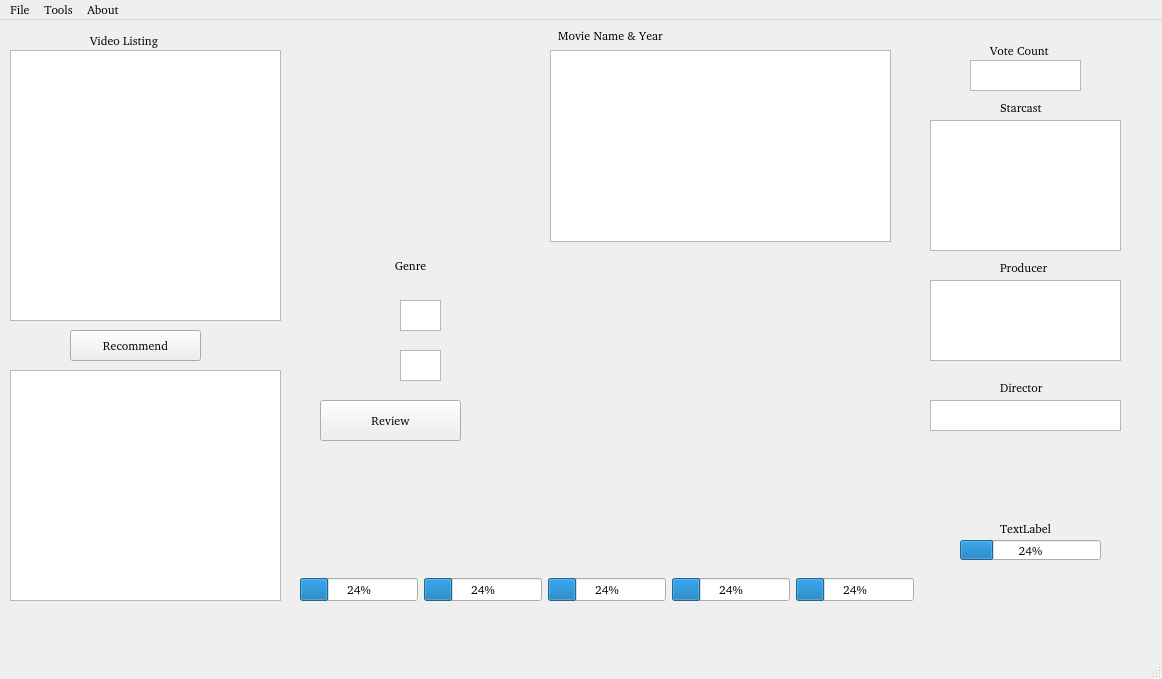
<?xml version="1.0" encoding="UTF-8"?>
<ui version="4.0">
 <class>MainWindow</class>
 <widget class="QMainWindow" name="MainWindow">
  <property name="geometry">
   <rect>
    <x>0</x>
    <y>0</y>
    <width>1162</width>
    <height>679</height>
   </rect>
  </property>
  <property name="font">
   <font>
    <family>Droid Sans [unknown]</family>
   </font>
  </property>
  <property name="windowTitle">
   <string>MainWindow</string>
  </property>
  <widget class="QWidget" name="centralwidget">
   <widget class="QLabel" name="label">
    <property name="geometry">
     <rect>
      <x>90</x>
      <y>0</y>
      <width>91</width>
      <height>41</height>
     </rect>
    </property>
    <property name="styleSheet">
     <string notr="true">QLabel{
rgb(131, 131, 131);
font: 11pt &quot;Serif&quot;;}</string>
    </property>
    <property name="text">
     <string>Video Listing</string>
    </property>
    <property name="textFormat">
     <enum>Qt::RichText</enum>
    </property>
   </widget>
   <widget class="QLabel" name="labelMov">
    <property name="geometry">
     <rect>
      <x>420</x>
      <y>0</y>
      <width>381</width>
      <height>31</height>
     </rect>
    </property>
    <property name="baseSize">
     <size>
      <width>0</width>
      <height>0</height>
     </size>
    </property>
    <property name="text">
     <string>Movie Name &amp; Year</string>
    </property>
    <property name="textFormat">
     <enum>Qt::RichText</enum>
    </property>
    <property name="alignment">
     <set>Qt::AlignCenter</set>
    </property>
   </widget>
   <widget class="QLabel" name="labelGenre">
    <property name="geometry">
     <rect>
      <x>290</x>
      <y>230</y>
      <width>241</width>
      <height>31</height>
     </rect>
    </property>
    <property name="text">
     <string>Genre</string>
    </property>
    <property name="textFormat">
     <enum>Qt::RichText</enum>
    </property>
    <property name="alignment">
     <set>Qt::AlignCenter</set>
    </property>
   </widget>
   <widget class="QLabel" name="label_6">
    <property name="geometry">
     <rect>
      <x>990</x>
      <y>20</y>
      <width>81</width>
      <height>21</height>
     </rect>
    </property>
    <property name="layoutDirection">
     <enum>Qt::LeftToRight</enum>
    </property>
    <property name="text">
     <string>Vote Count</string>
    </property>
    <property name="textFormat">
     <enum>Qt::RichText</enum>
    </property>
   </widget>
   <widget class="QTextBrowser" name="textIMDBRating">
    <property name="geometry">
     <rect>
      <x>400</x>
      <y>280</y>
      <width>41</width>
      <height>31</height>
     </rect>
    </property>
    <property name="layoutDirection">
     <enum>Qt::LeftToRight</enum>
    </property>
   </widget>
   <widget class="QTextBrowser" name="textRTRating">
    <property name="geometry">
     <rect>
      <x>400</x>
      <y>330</y>
      <width>41</width>
      <height>31</height>
     </rect>
    </property>
   </widget>
   <widget class="QTextBrowser" name="textVoteCount">
    <property name="geometry">
     <rect>
      <x>970</x>
      <y>40</y>
      <width>111</width>
      <height>31</height>
     </rect>
    </property>
   </widget>
   <widget class="QTextBrowser" name="textDirector">
    <property name="geometry">
     <rect>
      <x>930</x>
      <y>380</y>
      <width>191</width>
      <height>31</height>
     </rect>
    </property>
   </widget>
   <widget class="QTextBrowser" name="textProducer">
    <property name="geometry">
     <rect>
      <x>930</x>
      <y>260</y>
      <width>191</width>
      <height>81</height>
     </rect>
    </property>
   </widget>
   <widget class="QTextBrowser" name="textStarCast">
    <property name="geometry">
     <rect>
      <x>930</x>
      <y>100</y>
      <width>191</width>
      <height>131</height>
     </rect>
    </property>
   </widget>
   <widget class="QLabel" name="label_7">
    <property name="geometry">
     <rect>
      <x>1000</x>
      <y>360</y>
      <width>58</width>
      <height>16</height>
     </rect>
    </property>
    <property name="text">
     <string>Director</string>
    </property>
    <property name="textFormat">
     <enum>Qt::RichText</enum>
    </property>
   </widget>
   <widget class="QLabel" name="label_8">
    <property name="geometry">
     <rect>
      <x>1000</x>
      <y>80</y>
      <width>62</width>
      <height>16</height>
     </rect>
    </property>
    <property name="text">
     <string>Starcast</string>
    </property>
    <property name="textFormat">
     <enum>Qt::RichText</enum>
    </property>
   </widget>
   <widget class="QLabel" name="label_9">
    <property name="geometry">
     <rect>
      <x>1000</x>
      <y>240</y>
      <width>61</width>
      <height>16</height>
     </rect>
    </property>
    <property name="text">
     <string>Producer</string>
    </property>
    <property name="textFormat">
     <enum>Qt::RichText</enum>
    </property>
   </widget>
   <widget class="QTextBrowser" name="textMovSummary">
    <property name="geometry">
     <rect>
      <x>550</x>
      <y>30</y>
      <width>341</width>
      <height>192</height>
     </rect>
    </property>
   </widget>
   <widget class="QListWidget" name="listWidget">
    <property name="geometry">
     <rect>
      <x>10</x>
      <y>30</y>
      <width>271</width>
      <height>271</height>
     </rect>
    </property>
   </widget>
   <widget class="QWidget" name="horizontalLayoutWidget">
    <property name="geometry">
     <rect>
      <x>330</x>
      <y>30</y>
      <width>160</width>
      <height>191</height>
     </rect>
    </property>
    <layout class="QHBoxLayout" name="horizontalLayout">
     <item>
      <widget class="QLabel" name="imgLabel">
       <property name="text">
        <string/>
       </property>
      </widget>
     </item>
    </layout>
   </widget>
   <widget class="QPushButton" name="review1">
    <property name="geometry">
     <rect>
      <x>320</x>
      <y>380</y>
      <width>141</width>
      <height>41</height>
     </rect>
    </property>
    <property name="text">
     <string>Review</string>
    </property>
   </widget>
   <widget class="QPushButton" name="recommendButton">
    <property name="geometry">
     <rect>
      <x>70</x>
      <y>310</y>
      <width>131</width>
      <height>31</height>
     </rect>
    </property>
    <property name="text">
     <string>Recommend</string>
    </property>
   </widget>
   <widget class="QListWidget" name="listWidgetRecommend">
    <property name="geometry">
     <rect>
      <x>10</x>
      <y>350</y>
      <width>271</width>
      <height>231</height>
     </rect>
    </property>
   </widget>
   <widget class="QWidget" name="horizontalLayoutWidget_2">
    <property name="geometry">
     <rect>
      <x>550</x>
      <y>250</y>
      <width>341</width>
      <height>191</height>
     </rect>
    </property>
    <layout class="QHBoxLayout" name="horizontalLayout_3">
     <item>
      <widget class="QLabel" name="wordCloudLabel">
       <property name="text">
        <string/>
       </property>
      </widget>
     </item>
    </layout>
   </widget>
   <widget class="QWidget" name="horizontalLayoutWidget_3">
    <property name="geometry">
     <rect>
      <x>300</x>
      <y>470</y>
      <width>614</width>
      <height>111</height>
     </rect>
    </property>
    <layout class="QGridLayout" name="gridLayout">
     <item row="1" column="2">
      <widget class="QProgressBar" name="pbarSad">
       <property name="value">
        <number>24</number>
       </property>
      </widget>
     </item>
     <item row="1" column="4">
      <widget class="QProgressBar" name="pbarFear">
       <property name="value">
        <number>24</number>
       </property>
      </widget>
     </item>
     <item row="1" column="3">
      <widget class="QProgressBar" name="pbarAngry">
       <property name="value">
        <number>24</number>
       </property>
      </widget>
     </item>
     <item row="1" column="1">
      <widget class="QProgressBar" name="pbarSurprise">
       <property name="value">
        <number>24</number>
       </property>
      </widget>
     </item>
     <item row="0" column="0">
      <widget class="QLabel" name="label_3">
       <property name="text">
        <string/>
       </property>
       <property name="pixmap">
        <pixmap>images/Joy.png</pixmap>
       </property>
       <property name="alignment">
        <set>Qt::AlignCenter</set>
       </property>
      </widget>
     </item>
     <item row="1" column="0">
      <widget class="QProgressBar" name="pbarHappy">
       <property name="value">
        <number>24</number>
       </property>
      </widget>
     </item>
     <item row="0" column="1">
      <widget class="QLabel" name="label_11">
       <property name="text">
        <string/>
       </property>
       <property name="pixmap">
        <pixmap>images/Surprised.png</pixmap>
       </property>
       <property name="alignment">
        <set>Qt::AlignCenter</set>
       </property>
      </widget>
     </item>
     <item row="0" column="3">
      <widget class="QLabel" name="label_2">
       <property name="text">
        <string/>
       </property>
       <property name="pixmap">
        <pixmap>images/Angry.png</pixmap>
       </property>
       <property name="alignment">
        <set>Qt::AlignCenter</set>
       </property>
      </widget>
     </item>
     <item row="0" column="2">
      <widget class="QLabel" name="label_12">
       <property name="text">
        <string/>
       </property>
       <property name="pixmap">
        <pixmap>images/Sad.png</pixmap>
       </property>
       <property name="alignment">
        <set>Qt::AlignCenter</set>
       </property>
      </widget>
     </item>
     <item row="0" column="4">
      <widget class="QLabel" name="label_13">
       <property name="text">
        <string/>
       </property>
       <property name="pixmap">
        <pixmap>images/Fear.png</pixmap>
       </property>
       <property name="alignment">
        <set>Qt::AlignCenter</set>
       </property>
      </widget>
     </item>
    </layout>
   </widget>
   <widget class="QProgressBar" name="progressBar">
    <property name="geometry">
     <rect>
      <x>960</x>
      <y>520</y>
      <width>141</width>
      <height>20</height>
     </rect>
    </property>
    <property name="value">
     <number>24</number>
    </property>
   </widget>
   <widget class="QLabel" name="progressInfo">
    <property name="geometry">
     <rect>
      <x>1000</x>
      <y>500</y>
      <width>67</width>
      <height>17</height>
     </rect>
    </property>
    <property name="text">
     <string>TextLabel</string>
    </property>
    <property name="textFormat">
     <enum>Qt::PlainText</enum>
    </property>
   </widget>
   <widget class="QLabel" name="label_10">
    <property name="geometry">
     <rect>
      <x>330</x>
      <y>280</y>
      <width>61</width>
      <height>31</height>
     </rect>
    </property>
    <property name="text">
     <string/>
    </property>
    <property name="pixmap">
     <pixmap>images/imdb.jpg</pixmap>
    </property>
    <property name="alignment">
     <set>Qt::AlignCenter</set>
    </property>
   </widget>
   <widget class="QLabel" name="label_14">
    <property name="geometry">
     <rect>
      <x>340</x>
      <y>330</y>
      <width>31</width>
      <height>31</height>
     </rect>
    </property>
    <property name="text">
     <string/>
    </property>
    <property name="pixmap">
     <pixmap>images/rt.png</pixmap>
    </property>
    <property name="scaledContents">
     <bool>true</bool>
    </property>
    <property name="alignment">
     <set>Qt::AlignCenter</set>
    </property>
   </widget>
   <zorder>label</zorder>
   <zorder>labelMov</zorder>
   <zorder>labelGenre</zorder>
   <zorder>label_6</zorder>
   <zorder>textIMDBRating</zorder>
   <zorder>textRTRating</zorder>
   <zorder>textVoteCount</zorder>
   <zorder>textDirector</zorder>
   <zorder>textProducer</zorder>
   <zorder>textStarCast</zorder>
   <zorder>label_7</zorder>
   <zorder>label_8</zorder>
   <zorder>label_9</zorder>
   <zorder>textMovSummary</zorder>
   <zorder>listWidget</zorder>
   <zorder>horizontalLayoutWidget</zorder>
   <zorder>review1</zorder>
   <zorder>recommendButton</zorder>
   <zorder>listWidgetRecommend</zorder>
   <zorder>horizontalLayoutWidget_2</zorder>
   <zorder>horizontalLayoutWidget_3</zorder>
   <zorder>progressBar</zorder>
   <zorder>progressInfo</zorder>
   <zorder>label_14</zorder>
   <zorder>label_10</zorder>
  </widget>
  <widget class="QMenuBar" name="menubar">
   <property name="geometry">
    <rect>
     <x>0</x>
     <y>0</y>
     <width>1162</width>
     <height>26</height>
    </rect>
   </property>
   <widget class="QMenu" name="menuFile">
    <property name="title">
     <string>File</string>
    </property>
    <addaction name="actionAdd_Files"/>
    <addaction name="actionAdd_Folders"/>
    <addaction name="actionSync"/>
    <addaction name="actionExit"/>
   </widget>
   <widget class="QMenu" name="menuOptions">
    <property name="title">
     <string>Tools</string>
    </property>
    <addaction name="actionOptions"/>
   </widget>
   <widget class="QMenu" name="menuAbout">
    <property name="title">
     <string>About</string>
    </property>
    <addaction name="actionHelp"/>
    <addaction name="actionVersion"/>
   </widget>
   <addaction name="menuFile"/>
   <addaction name="menuOptions"/>
   <addaction name="menuAbout"/>
  </widget>
  <widget class="QStatusBar" name="statusbar"/>
  <action name="actionAdd_Files">
   <property name="text">
    <string>Add Files</string>
   </property>
  </action>
  <action name="actionAdd_Folders">
   <property name="text">
    <string>Add Folders</string>
   </property>
  </action>
  <action name="actionOptions">
   <property name="text">
    <string>Preferences</string>
   </property>
  </action>
  <action name="actionHelp">
   <property name="text">
    <string>Help</string>
   </property>
  </action>
  <action name="actionVersion">
   <property name="text">
    <string>Version</string>
   </property>
  </action>
  <action name="actionExit">
   <property name="text">
    <string>Exit</string>
   </property>
  </action>
  <action name="actionSync">
   <property name="text">
    <string>Sync</string>
   </property>
  </action>
 </widget>
 <resources/>
 <connections/>
</ui>
